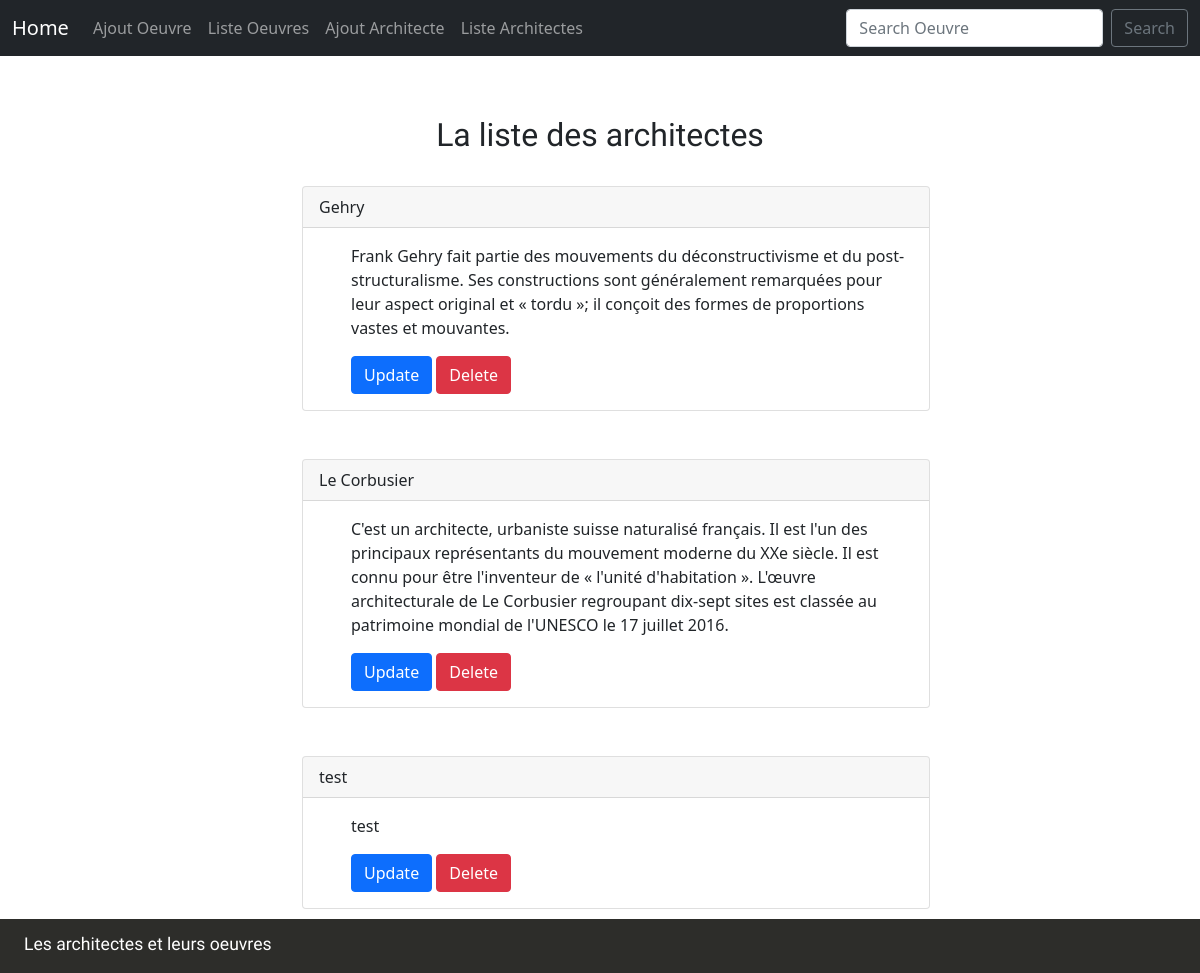
/archi/liste_architecte/, run on an earlier commit of the app's database.
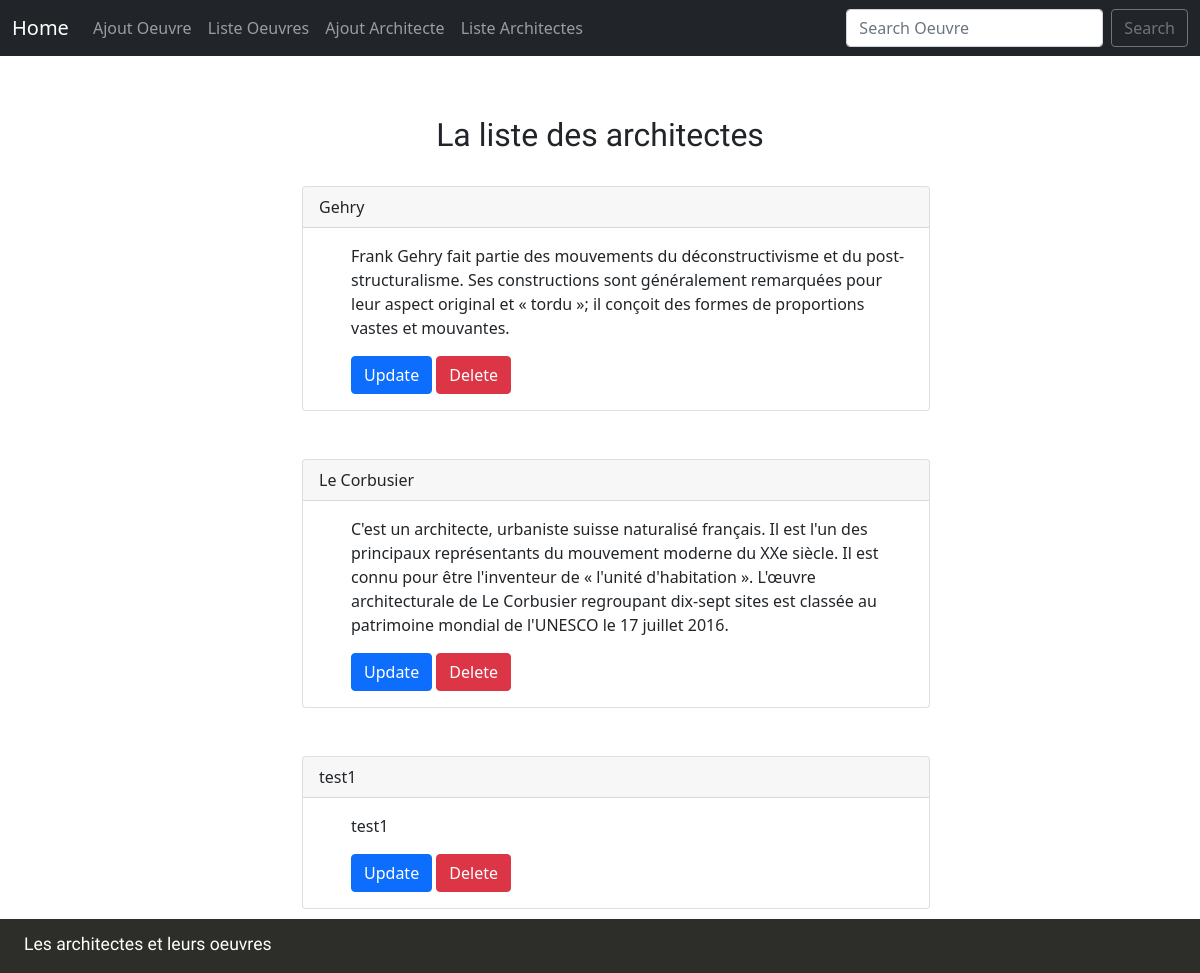
And on a later commit of the database.
### archi/models.py (models this page shows)
class Architecte(models.Model):
    archit= models.CharField(null=True, blank=True, max_length=30)
    style= models.TextField(null=True, blank=True)
    def __str__(self):
        return self.archit

### archi/views.py (the view)
# urls.py: path('liste_architecte/', views.liste_architecte, name="Architecte"),
def liste_architecte(request):
   liste_architecte = Architecte.objects.all()
   return render(request, 'archi/liste_architecte.html', {'liste_architecte': liste_architecte})

### archi/templates/archi/liste_architecte.html (shortened to what this page needs)
{% extends 'base.html' %}
{% block content %}
<div class="listea">
    <h2>La liste des architectes</h2>
    <ul>
    {% for architecte in liste_architecte%}
        <div class="card">
          <div class="card-header">
            {{ architecte }}
          </div>
          <div class="card-body">
            <ul>
                {{architecte.style}}
                <a href="{%url 'Uparchi' architecte.id%}" type="button" class="btn btn-primary"> Update </a> <a href="{%url 'Delarchi' architecte.id %}" type="button" class="btn btn-danger"> Delete </a>
            </ul>
          </div>
        </div>
        <br></br>
    {% empty %}
    Votre base de données est vide ! <a href="{% url 'Ajarchi' %}"> Ajouter le premier architecte</a>.
    {% endfor %}
    </ul>
</div>
{% endblock %}

What changed in the data, as far as the page shows it:
removed Architecte: archit "test", style "test"
added Architecte: archit "test1", style "test1"
